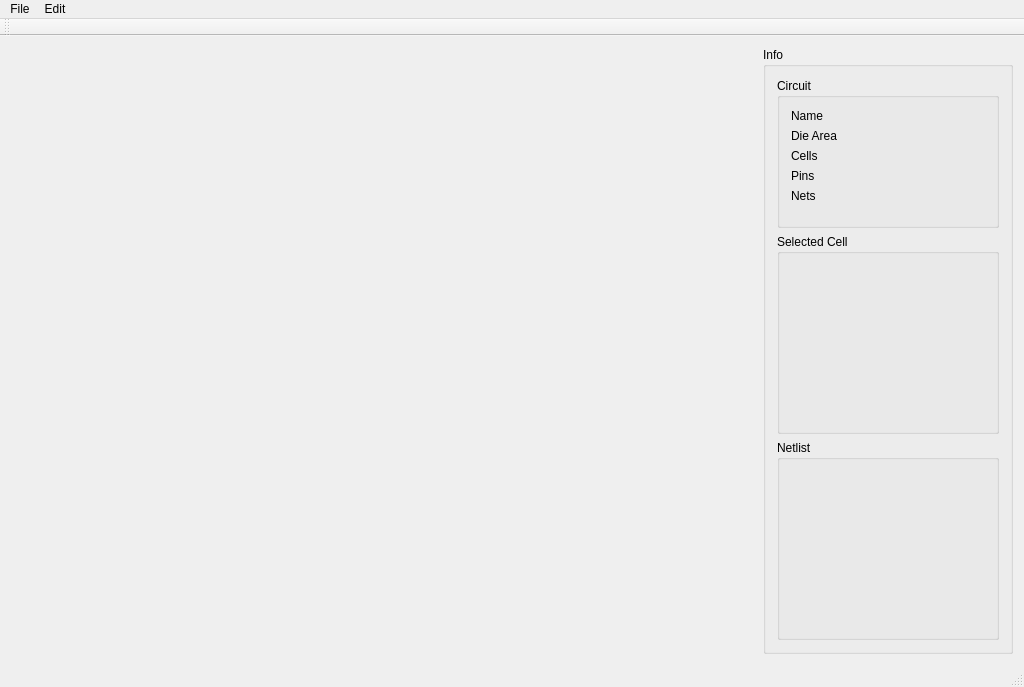
<?xml version="1.0" encoding="UTF-8"?>
<ui version="4.0">
 <class>MainWindow</class>
 <widget class="QMainWindow" name="MainWindow">
  <property name="geometry">
   <rect>
    <x>0</x>
    <y>0</y>
    <width>1024</width>
    <height>687</height>
   </rect>
  </property>
  <property name="minimumSize">
   <size>
    <width>750</width>
    <height>500</height>
   </size>
  </property>
  <property name="focusPolicy">
   <enum>Qt::NoFocus</enum>
  </property>
  <property name="windowTitle">
   <string>MainWindow</string>
  </property>
  <widget class="QWidget" name="centralWidget">
   <layout class="QHBoxLayout" name="horizontalLayout">
    <item>
     <widget class="MySFMLCanvas" name="MyCanvas" native="true"/>
    </item>
    <item>
     <widget class="QGroupBox" name="InfoBox">
      <property name="enabled">
       <bool>true</bool>
      </property>
      <property name="sizePolicy">
       <sizepolicy hsizetype="Expanding" vsizetype="Expanding">
        <horstretch>0</horstretch>
        <verstretch>0</verstretch>
       </sizepolicy>
      </property>
      <property name="maximumSize">
       <size>
        <width>250</width>
        <height>16777215</height>
       </size>
      </property>
      <property name="tabletTracking">
       <bool>false</bool>
      </property>
      <property name="autoFillBackground">
       <bool>false</bool>
      </property>
      <property name="title">
       <string>Info</string>
      </property>
      <property name="flat">
       <bool>false</bool>
      </property>
      <layout class="QVBoxLayout" name="verticalLayout">
       <item>
        <widget class="QGroupBox" name="circuit">
         <property name="enabled">
          <bool>true</bool>
         </property>
         <property name="minimumSize">
          <size>
           <width>0</width>
           <height>150</height>
          </size>
         </property>
         <property name="maximumSize">
          <size>
           <width>16777215</width>
           <height>150</height>
          </size>
         </property>
         <property name="title">
          <string>Circuit</string>
         </property>
         <layout class="QFormLayout" name="formLayout">
          <item row="0" column="0">
           <widget class="QLabel" name="circuitName">
            <property name="text">
             <string>Name</string>
            </property>
           </widget>
          </item>
          <item row="0" column="1">
           <widget class="QLabel" name="circuitName_2">
            <property name="text">
             <string/>
            </property>
           </widget>
          </item>
          <item row="1" column="0">
           <widget class="QLabel" name="circuitDieArea">
            <property name="text">
             <string>Die Area</string>
            </property>
           </widget>
          </item>
          <item row="1" column="1">
           <widget class="QLabel" name="circuitDieArea_2">
            <property name="text">
             <string/>
            </property>
           </widget>
          </item>
          <item row="2" column="0">
           <widget class="QLabel" name="circuitCells">
            <property name="text">
             <string>Cells</string>
            </property>
           </widget>
          </item>
          <item row="2" column="1">
           <widget class="QLabel" name="circuitCells_2">
            <property name="text">
             <string/>
            </property>
           </widget>
          </item>
          <item row="3" column="0">
           <widget class="QLabel" name="circuitPins">
            <property name="text">
             <string>Pins</string>
            </property>
           </widget>
          </item>
          <item row="3" column="1">
           <widget class="QLabel" name="circuitPins_2">
            <property name="text">
             <string/>
            </property>
           </widget>
          </item>
          <item row="4" column="0">
           <widget class="QLabel" name="circuitNets">
            <property name="text">
             <string>Nets</string>
            </property>
           </widget>
          </item>
          <item row="4" column="1">
           <widget class="QLabel" name="circuitNets_2">
            <property name="text">
             <string/>
            </property>
           </widget>
          </item>
         </layout>
        </widget>
       </item>
       <item>
        <widget class="QGroupBox" name="selectedCell">
         <property name="title">
          <string>Selected Cell</string>
         </property>
        </widget>
       </item>
       <item>
        <widget class="QGroupBox" name="netlist">
         <property name="title">
          <string>Netlist</string>
         </property>
        </widget>
       </item>
      </layout>
     </widget>
    </item>
   </layout>
  </widget>
  <widget class="QToolBar" name="mainToolBar">
   <attribute name="toolBarArea">
    <enum>TopToolBarArea</enum>
   </attribute>
   <attribute name="toolBarBreak">
    <bool>false</bool>
   </attribute>
  </widget>
  <widget class="QMenuBar" name="menuBar">
   <property name="geometry">
    <rect>
     <x>0</x>
     <y>0</y>
     <width>1024</width>
     <height>22</height>
    </rect>
   </property>
   <widget class="QMenu" name="menuFile">
    <property name="title">
     <string>File</string>
    </property>
    <widget class="QMenu" name="menuOpen_LEF_DEF">
     <property name="title">
      <string>Open LEF/DEF</string>
     </property>
     <addaction name="actionICCAD_2017"/>
     <addaction name="actionICCAD_2015"/>
    </widget>
    <addaction name="menuOpen_LEF_DEF"/>
    <addaction name="actionQuit"/>
   </widget>
   <widget class="QMenu" name="menuEdit">
    <property name="title">
     <string>Edit</string>
    </property>
    <addaction name="actionPreferences"/>
   </widget>
   <addaction name="menuFile"/>
   <addaction name="menuEdit"/>
  </widget>
  <widget class="QStatusBar" name="statusBar"/>
  <action name="actionICCAD_2017">
   <property name="text">
    <string>ICCAD 2017</string>
   </property>
  </action>
  <action name="actionICCAD_2015">
   <property name="text">
    <string>ICCAD 2015</string>
   </property>
  </action>
  <action name="actionOpen_placement_solution_DEF">
   <property name="text">
    <string>Open placement solution (.DEF)</string>
   </property>
  </action>
  <action name="actionPreferences">
   <property name="text">
    <string>Preferences</string>
   </property>
  </action>
  <action name="actionQuit">
   <property name="text">
    <string>Quit</string>
   </property>
  </action>
 </widget>
 <layoutdefault spacing="6" margin="11"/>
 <customwidgets>
  <customwidget>
   <class>MySFMLCanvas</class>
   <extends>QWidget</extends>
   <header>view/mysfmlcanvas.h</header>
   <container>1</container>
  </customwidget>
 </customwidgets>
 <resources/>
 <connections/>
</ui>
